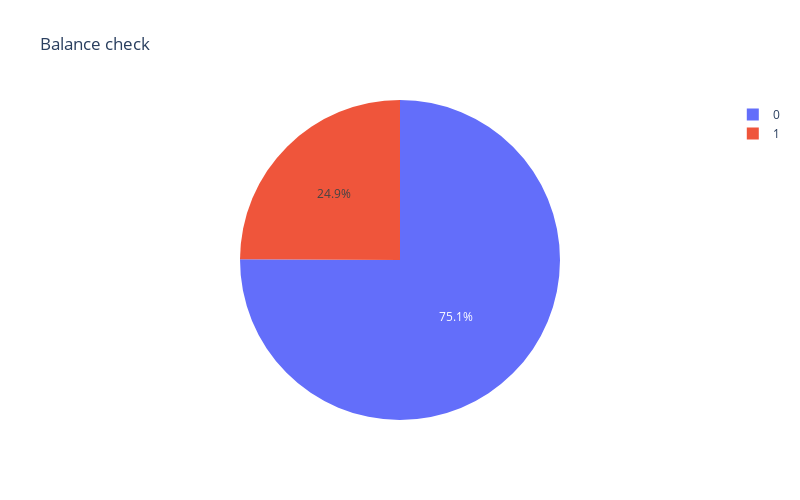

The code cell stored with this chart in its notebook:
### Code cell
#balance check 
import plotly.express as px
from plotly.subplots import make_subplots
import plotly.graph_objs as go

ep = hrds_train_df['target'].value_counts().reset_index()
ep.columns = [
    'target', 
    'percent'
]
ep['percent'] /= len(hrds_train_df)

fig = px.pie(
    ep, 
    names='target', 
    values='percent', 
    title='Balance check', 
    width=800,
    height=500 
)

fig.show()

### Figure 1 — Plotly figure (JSON) as saved in the notebook; plotly's stock layout.template omitted (floating-point values rounded to 4 significant figures)
{"data": [{"domain": {"x": [0, 1], "y": [0, 1]}, "hovertemplate": "target=%{label}<br>percent=%{value}<extra></extra>", "labels": [0, 1], "legendgroup": "", "name": "", "showlegend": true, "type": "pie", "values": [0.7507, 0.2493]}], "layout": {"height": 500, "legend": {"tracegroupgap": 0}, "title": {"text": "Balance check"}, "width": 800}}
